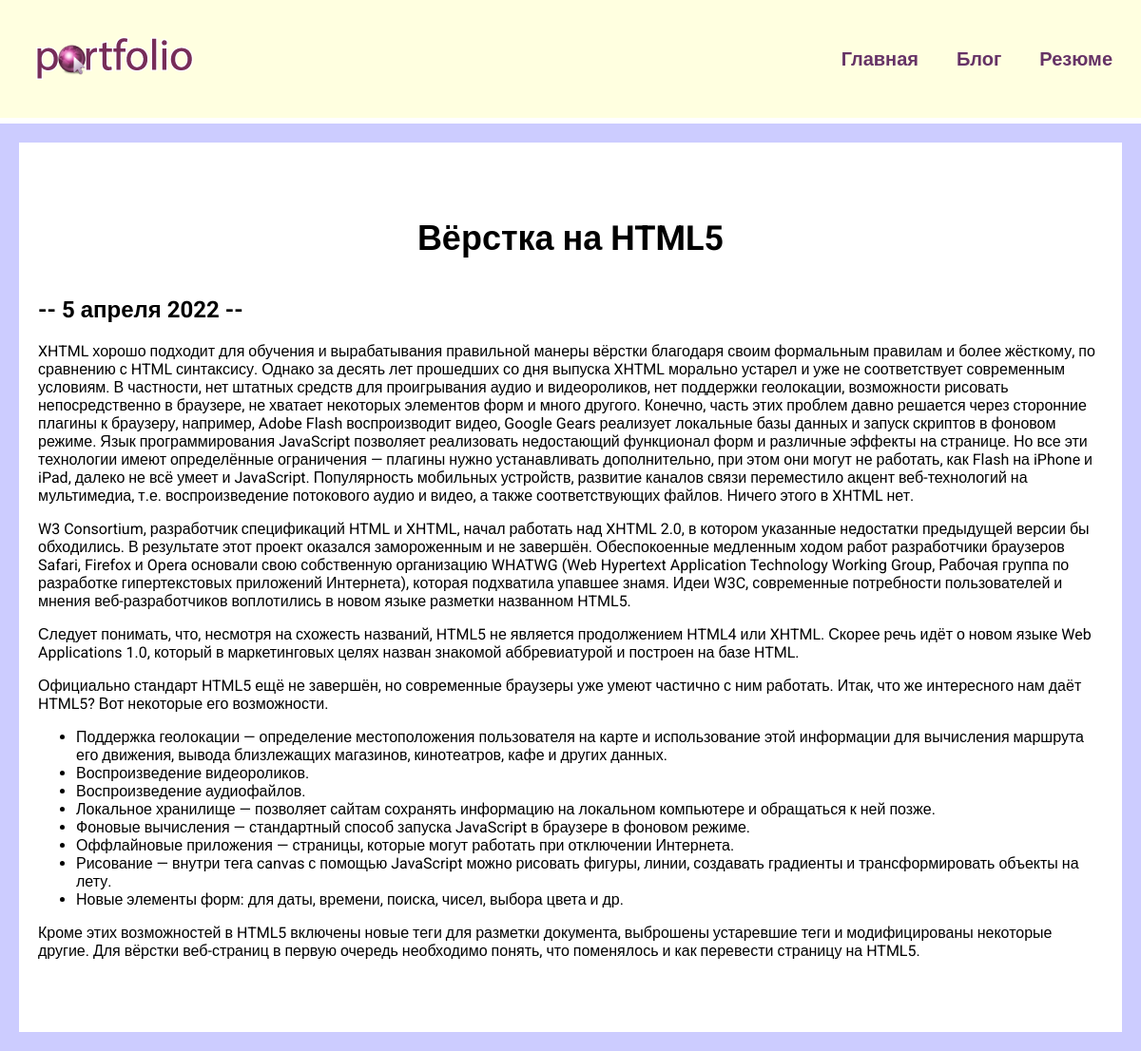
The page /blog/1 on the database its author committed.
### blog/models.py (models this page shows, shortened)
class Blog(models.Model):
    title = models.CharField(max_length=200)
    description = models.TextField()
    date = models.DateField()

### blog/views.py (the view)
# urls.py: path('<int:blog_id>', views.detail, name='detail')
def detail(request, blog_id):
    blog = get_object_or_404(Blog, pk=blog_id)
    return render(request, "blog/details.html", {'blog': blog})

### blog/templates/blog/details.html
{% extends 'skills/base.html' %}
{% block content %}
<div class="detail">
 <h1>{{ blog.title }}</h1>
 <h2>-- {{ blog.date|date:'j E Y'}} --</h2>
 {{ blog.description|safe }}
</div>
{% endblock content %}

### skills/static/css/style.css (style rules this page uses)
body { background: #ccccff; font-family: 'Roboto', sans-serif; padding: 0; margin: 0; }
.content h1 { text-align: center; font-size: 36px; margin: 60px 0 40px; }
.detail { background: #fff; box-sizing: border-box; padding: 20px 20px 60px 20px; }

### rows shown on the page
Blog: title "Вёрстка на HTML5", date "5 апреля 2022", description "XHTML хорошо подходит для обучения и вырабатывания правильной манеры вёрстки благодаря своим формальным правилам и более жёсткому, по сравнению с HTML синтаксису. Однако за десять лет прошедших со дня выпуска XHTML морально устарел и уже не соответствует современным условиям. В частности, нет штатных средств для проигрывания аудио и видеороликов, нет поддержки геолокации, возможности рисовать непосредственно в браузере, не хватает некоторых элементов форм и много другого. Конечно, часть этих проблем давно решается через сторонние плагины к браузеру, например, Adobe Flash воспроизводит видео, Google Gears реализует локальные базы данных и запуск скриптов в фоновом режиме. Язык…"
